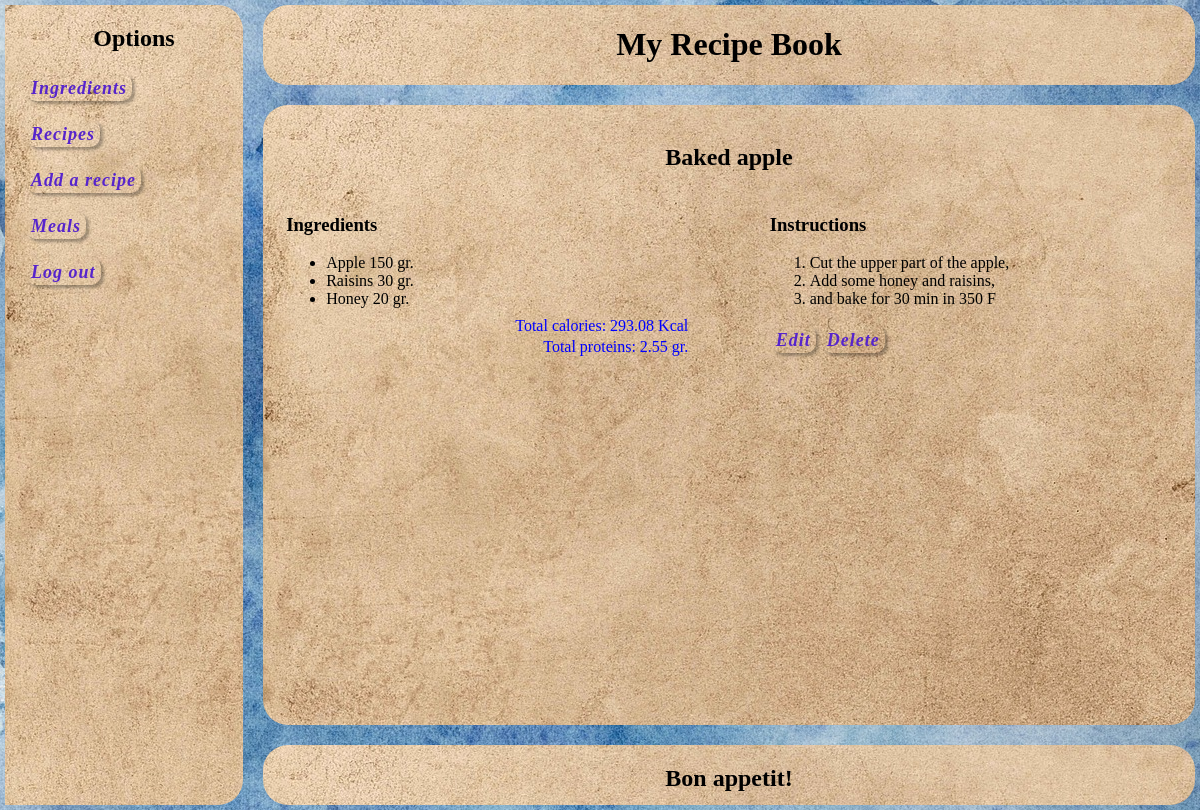
/recipe/1, run on the app's committed database.
### app.py (models this page shows)
    class Recipe(db.Model):
        id = db.Column(db.Integer, primary_key = True)
        title = db.Column(db.String(100), index = True, unique = False)
        author = db.Column(db.String(40), index = True, unique = False)
        instructions = db.Column(db.String(4000), index = True, unique = False)
        ingredients = db.relationship('Ingredients', backref='recipe', lazy='dynamic')

    class Ingredients(db.Model):
        id = db.Column(db.Integer, primary_key = True)
        ingredient=db.Column(db.String(100), index = True, unique = False)
        weight = db.Column(db.Float(), index = True, unique = False)
        calories = db.Column(db.Float(), index = True, unique = False)
        proteins = db.Column(db.Float(), index = True, unique = False)
        recipe_id = db.Column(db.Integer, db.ForeignKey('recipe.id'))

### app.py (the view)
@app.route("/recipe/<int:id>")
def recipe(id): # Здесь ingredients - это совокупность строк из таблицы ингредиентов
    ingredients = Recipe.query.get(id).ingredients.all()
    sum_c=0
    sum_p=0
    for i in range(len(ingredients)):
        sum_c += ingredients[i].calories
        sum_p += ingredients[i].proteins
    sum_cal=round(sum_c,2)
    sum_prot=round(sum_p,2)
    return render_template("recipe.html", recipe_name=Recipe.query.get(id).title,
                           ingredients = Recipe.query.get(id).ingredients.all(),
                           instructions = Recipe.query.get(id).instructions.split('\n'),
                           id=Recipe.query.get(id).id, sum_cal = sum_cal, sum_prot=sum_prot)

### templates/recipe.html (shortened to what this page needs)
  {% extends "base.html" %}
  {% block content %}
    <article id="mainArticle" style="border-radius: 25px;">
      <h2>{{ recipe_name }}</h2>
      <div class =" left_bl ">
        <h3>Ingredients</h3>
        <ul>
            {% for ele in ingredients %}
            <li>{{ ele.ingredient }}</li>
            {% endfor %}
        </ul>
        <p class="right">Total calories: {{sum_cal}} Kcal</p>
        <p class="right">Total proteins: {{sum_prot}} gr.</p>
      </div>
      <div class=" right_bl ">
        <h3>Instructions</h3>
        <ol>
            {% for ele in instructions %}
            <li>{{ ele }}</li>
            {% endfor %}
        </ol>
        <p><a class='one' href="/edit/{{ id }}">Edit</a>
        <a class='one' href="/delete/{{ id }}" onclick="return confirm('Are you sure you want to delete this recipe?')";>Delete</a></p>
      </div>
    </article>
  {% endblock %}

### static/styles/style.css (style rules this page uses)
body { background-color: lightgreen; background-image: url('watercolor.jpg'); display: grid; grid-template-areas: "nav header header" "nav article article" "nav footer footer"; grid-template-rows: 80px 1fr 60px; grid-template-columns: 20% 1fr 1fr; grid-row-gap: 20px; grid-column-gap: 20px; height: 100vh; margin: 5px; }
div { padding: 1.2em; background: rgb(244, 218, 242); background-image: url('wallpaper.jpg'); width: 100%; }
article { padding: 1.2em; background: rgb(244, 218, 242); background-image: url('wallpaper.jpg'); }
#mainArticle { grid-area: article; }
h2 { text-align: center; font-family: 'Garamound'; }
h3 { font-family: 'Garamound'; }
p { font-family: 'Garamound'; color: blue; font-size: 14; }
.right { font-family: 'Garamound'; color: blue; font-size: 14; text-align: right; line-height: 0.3; }
a { display: inline-block; text-decoration: none; height: 18px; letter-spacing: 1px; margin: 1px 1px; padding: 1px 1px; font-size: 18px; font-style: italic; font-weight: bold; font-family: 'Book Antiqua'; }
.one { border-radius: 10px; color: #5624cc; background-color: transparent; box-shadow: 3px 3px 3px rgba(0, 0, 0, 0.3); padding: 5px; cursor: pointer; }
.right_bl { float: right; display: block; width: 45%; padding: 4px; background-image: none; background-color: rgba(0,0,0,0); }
.left_bl { float: left; display: block; width: 45%; padding: 4px; background-image: none; background-color: rgba(0,0,0,0); }

### data on the page
Recipe: title "Baked apple"
Ingredients: ingredient "Apple 150 gr."
Ingredients: ingredient "Raisins 30 gr."
Ingredients: ingredient "Honey 20 gr."

### other printed values
{{ sum_cal }} "293.08"
{{ sum_prot }} "2.55"
{{ ele }} "Cut the upper part of the apple," "Add some honey and raisins," "and bake for 30 min in 350 F"
